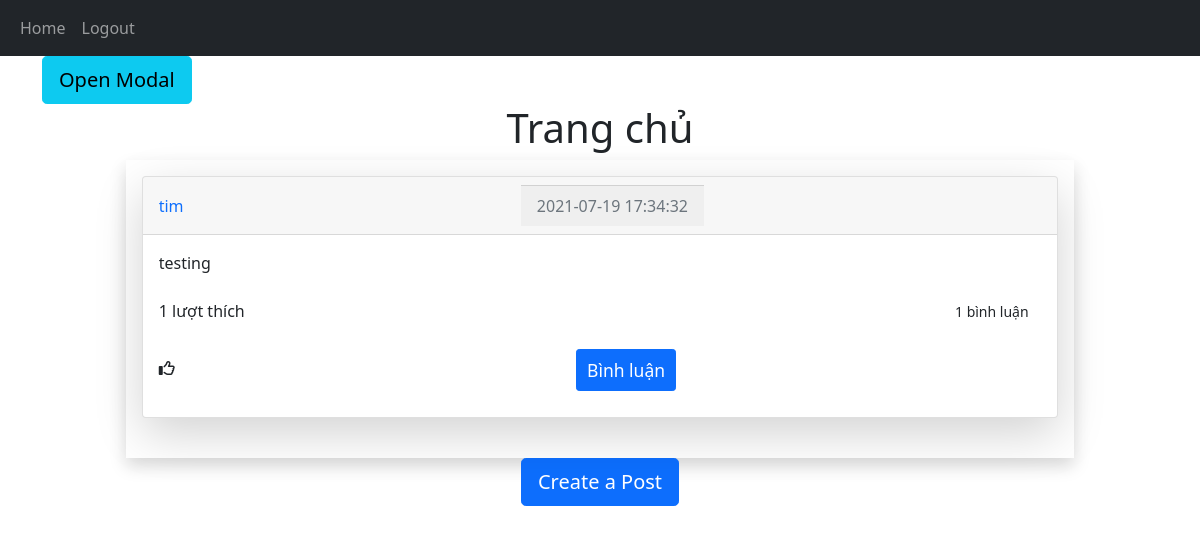
Before: /home (signed in) with the older database file.
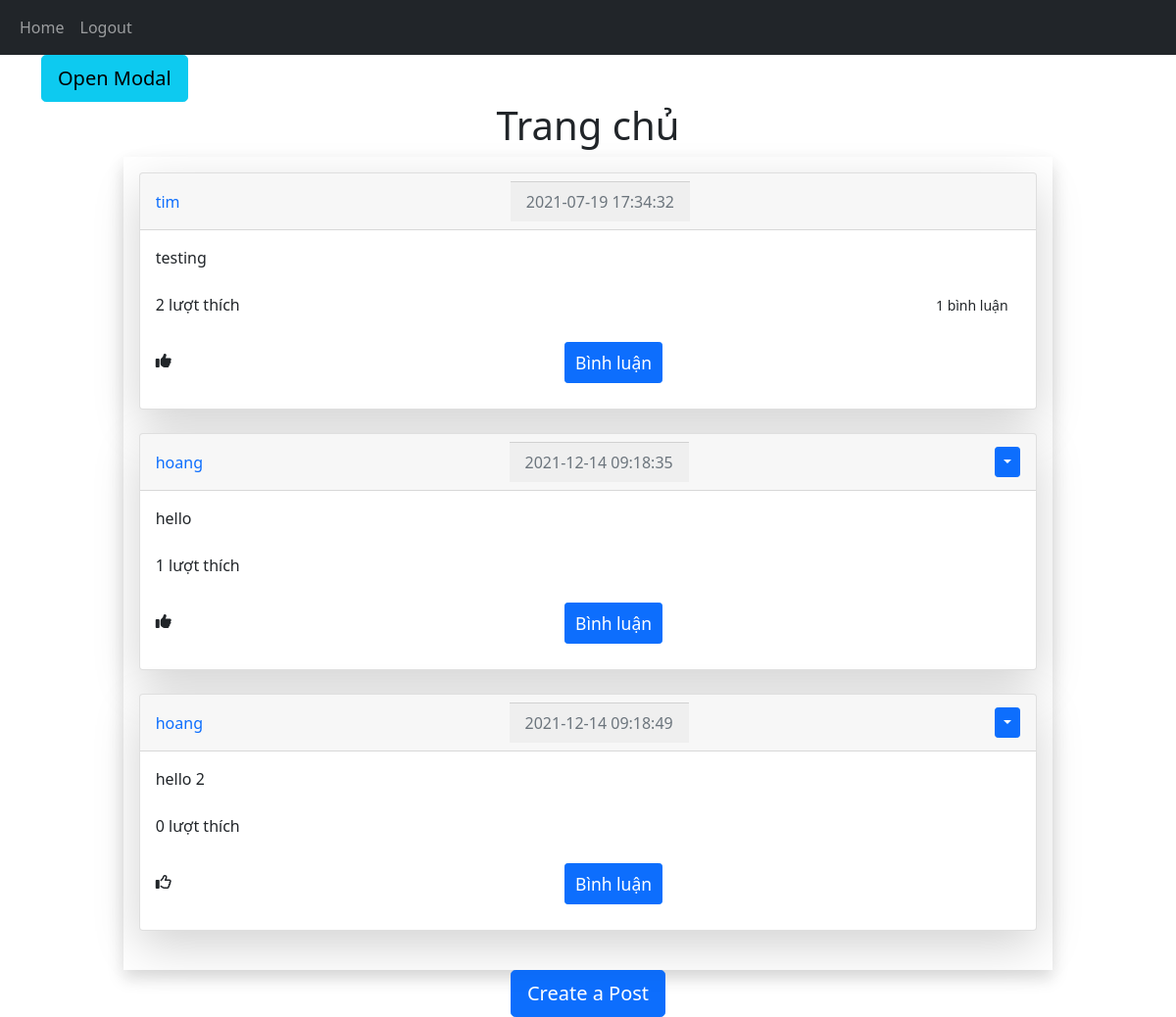
After: the same page with the newer database file.
### website/models.py (models this page shows)
class Post(db.Model):
    id = db.Column(db.Integer, primary_key=True)
    text = db.Column(db.Text, nullable=False)
    date_created = db.Column(db.DateTime(timezone=True), default=func.now())
    author = db.Column(db.Integer, db.ForeignKey(
        'user.id', ondelete="CASCADE"), nullable=False)
    comments = db.relationship('Comment', backref='post', passive_deletes=True)
    likes = db.relationship('Like', backref='post', passive_deletes=True)

class User(db.Model, UserMixin):
    id = db.Column(db.Integer, primary_key=True)
    email = db.Column(db.String(150), unique=True)
    username = db.Column(db.String(150), unique=True)
    password = db.Column(db.String(150))
    date_created = db.Column(db.DateTime(timezone=True), default=func.now())
    posts = db.relationship('Post', backref='user', passive_deletes=True)
    comments = db.relationship('Comment', backref='user', passive_deletes=True)
    likes = db.relationship('Like', backref='user', passive_deletes=True)

### website/views.py (the view)
@views.route("/")
@views.route("/home")
@login_required
def home():
    posts = Post.query.all()
    return render_template("home.html", user=current_user, posts=posts)

### website/__init__.py (called while the page is built)
def create_app():
    app = Flask(__name__)
    app.config['SECRET_KEY'] = "helloworld"
    app.config['SQLALCHEMY_DATABASE_URI'] = f'sqlite:///{DB_NAME}'
    db.init_app(app)
    from .views import views
    from .auth import auth
    app.register_blueprint(views, url_prefix="/")
    app.register_blueprint(auth, url_prefix="/")
    from .models import User, Post, Comment, Like
    create_database(app)
    login_manager = LoginManager()
    login_manager.login_view = "auth.login"
    login_manager.init_app(app)
    @login_manager.user_loader
    def load_user(id):
        return User.query.get(int(id))
    return app

### website/templates/home.html
{% extends "posts_div.html" %} {% block title %}Home{% endblock %}

### website/templates/posts_div.html (shortened to what this page needs)
{% extends "base.html" %} {% block title %}Trang chủ{% endblock %} {% block content
%}
<button type="button" class="btn btn-info btn-lg" data-toggle="modal" data-target="#myModal">Open Modal</button>
<h1 align="center">{% block header %}Trang chủ{% endblock %}</h1>
<div class="shadow p-3" id="posts" style="width:85%;margin:auto">
  {% for post in posts %}
  <div class="card shadow-lg">
    <div class="card-header d-flex justify-content-between align-items-center">
      <a style="text-decoration: none" href="/posts/{{post.user.username}}">{{post.user.username}}</a>
      <div class="card-footer text-muted">{{post.date_created}}</div>
      <div>
        {% if user.id == post.author %}
        <div class="btn-group">
          <button
            type="button"
            class="btn btn-sm btn-primary dropdown-toggle"
            data-bs-toggle="dropdown"
          ></button>
        </div>
        {% endif %}
      </div>
    </div>
    <div class="card-body">
      <div class="card-text">{{post.text}}</div>
      <br />
      <p class="card-text">
        <span id="likes-count-{{post.id}}">
        {{ post.likes|length }} </span> <span>lượt thích</span>
        {% if post.comments|length > 0 %}
        <small style="margin-left:80%">{{post.comments|length}} bình luận</small>
        {% endif %}
      </p>
      <p class="card-text">
        {% if user.id in post.likes|map(attribute="author")|list %}
        <i
          style="cursor: pointer;"
          class="fas fa-thumbs-up"
          id="like-button-{{post.id}}"
          onclick="like({{post.id}})"
        ></i>
        {% else %}
        <i
          style="cursor: pointer;"
          class="far fa-thumbs-up"
          id="like-button-{{post.id}}"
          onclick="like({{post.id}})"
        ></i>
        {% endif %}
        <a class="GFG btn btn-sm btn-primary" style="margin-left:45%" data-bs-toggle="collapse" href="#comments-{{post.id}}" role="button">
          <small>Bình luận</small>
        </a>
      </p>
    </div>
  </div>
  <br > {% endfor %}
</div>
{% block footer %}
<div align="center">
  <a href="/create-post"
    ><button type="button" class="btn btn-primary btn-lg">
      Create a Post
    </button></a
  >
</div>
{% endblock %} {% endblock %}

Changed rows visible on the page:
computed for Post "testing": likes|length "1" → "2"
added Post: user.username "hoang", date_created "2021-12-14 09:18:35", text "hello", likes|length "1"
added Post: user.username "hoang", date_created "2021-12-14 09:18:49", text "hello 2", likes|length "0"
